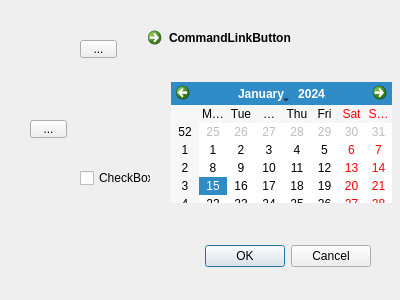
<?xml version="1.0" encoding="UTF-8"?>
<ui version="4.0">
 <class>Dialog</class>
 <widget class="QDialog" name="Dialog">
  <property name="geometry">
   <rect>
    <x>0</x>
    <y>0</y>
    <width>400</width>
    <height>300</height>
   </rect>
  </property>
  <property name="windowTitle">
   <string>Dialog</string>
  </property>
  <widget class="QDialogButtonBox" name="buttonBox">
   <property name="geometry">
    <rect>
     <x>30</x>
     <y>240</y>
     <width>341</width>
     <height>32</height>
    </rect>
   </property>
   <property name="orientation">
    <enum>Qt::Horizontal</enum>
   </property>
   <property name="standardButtons">
    <set>QDialogButtonBox::Cancel|QDialogButtonBox::Ok</set>
   </property>
  </widget>
  <widget class="QCheckBox" name="checkBox">
   <property name="geometry">
    <rect>
     <x>80</x>
     <y>170</y>
     <width>71</width>
     <height>16</height>
    </rect>
   </property>
   <property name="text">
    <string>CheckBox</string>
   </property>
  </widget>
  <widget class="QToolButton" name="toolButton">
   <property name="geometry">
    <rect>
     <x>30</x>
     <y>120</y>
     <width>37</width>
     <height>18</height>
    </rect>
   </property>
   <property name="text">
    <string>...</string>
   </property>
  </widget>
  <widget class="QCommandLinkButton" name="commandLinkButton">
   <property name="geometry">
    <rect>
     <x>140</x>
     <y>20</y>
     <width>172</width>
     <height>41</height>
    </rect>
   </property>
   <property name="text">
    <string>CommandLinkButton</string>
   </property>
  </widget>
  <widget class="QToolButton" name="toolButton_2">
   <property name="geometry">
    <rect>
     <x>80</x>
     <y>40</y>
     <width>37</width>
     <height>18</height>
    </rect>
   </property>
   <property name="text">
    <string>...</string>
   </property>
  </widget>
  <widget class="QCalendarWidget" name="calendarWidget">
   <property name="geometry">
    <rect>
     <x>171</x>
     <y>82</y>
     <width>221</width>
     <height>121</height>
    </rect>
   </property>
  </widget>
 </widget>
 <resources/>
 <connections>
  <connection>
   <sender>buttonBox</sender>
   <signal>accepted()</signal>
   <receiver>Dialog</receiver>
   <slot>accept()</slot>
   <hints>
    <hint type="sourcelabel">
     <x>248</x>
     <y>254</y>
    </hint>
    <hint type="destinationlabel">
     <x>157</x>
     <y>274</y>
    </hint>
   </hints>
  </connection>
  <connection>
   <sender>buttonBox</sender>
   <signal>rejected()</signal>
   <receiver>Dialog</receiver>
   <slot>reject()</slot>
   <hints>
    <hint type="sourcelabel">
     <x>316</x>
     <y>260</y>
    </hint>
    <hint type="destinationlabel">
     <x>286</x>
     <y>274</y>
    </hint>
   </hints>
  </connection>
 </connections>
</ui>
